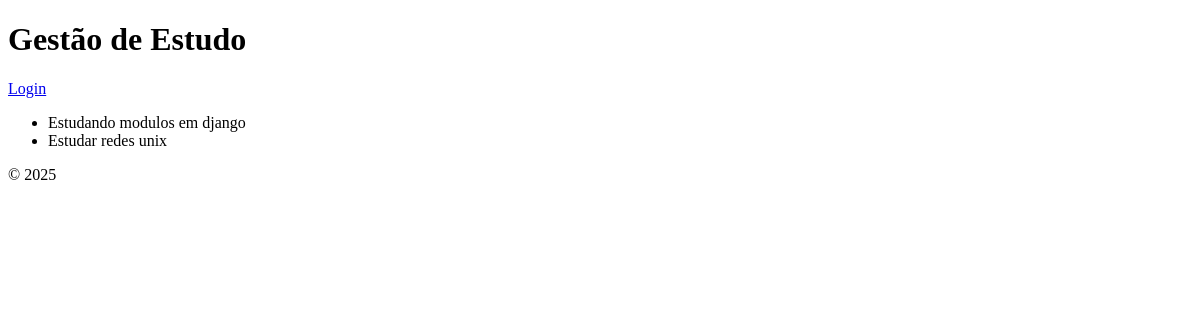
/lista/, run on an earlier commit of the app's database.
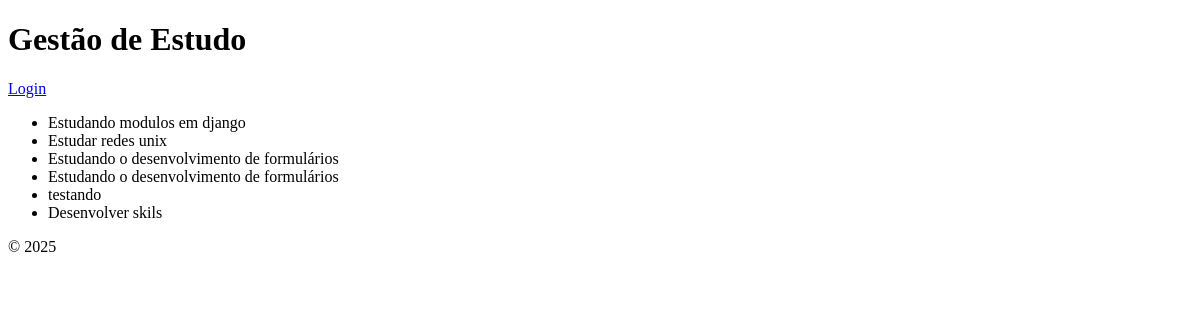
And on a later commit of the database.
### tema/models.py (models this page shows, shortened)
class Tema(models.Model):
	topico = models.CharField(max_length=200)
	data = models.DateTimeField(auto_now_add=True)

### tema/views.py (the view)
# urls.py: path("lista/", views.lista, name="lista"),
def	lista(request):
	lista = Tema.objects.all()
	return render(request, "tema/lista_topico.html", {"lista": lista})

### tema/templates/tema/lista_topico.html
{% extends "tema/base.html" %}
{% block conteudo %}
<ul>
    {% for ls in lista %}
        <li> {{ ls.topico }} </li>
    {% empty %}
    <p>lista vazia</p>
    {% endfor %}
</ul>
{% endblock %}

What changed in the data, as far as the page shows it:
added Tema: topico "Estudando o desenvolvimento de formulários"
added Tema: topico "Estudando o desenvolvimento de formulários"
added Tema: topico "testando"
added Tema: topico "Desenvolver skils"
